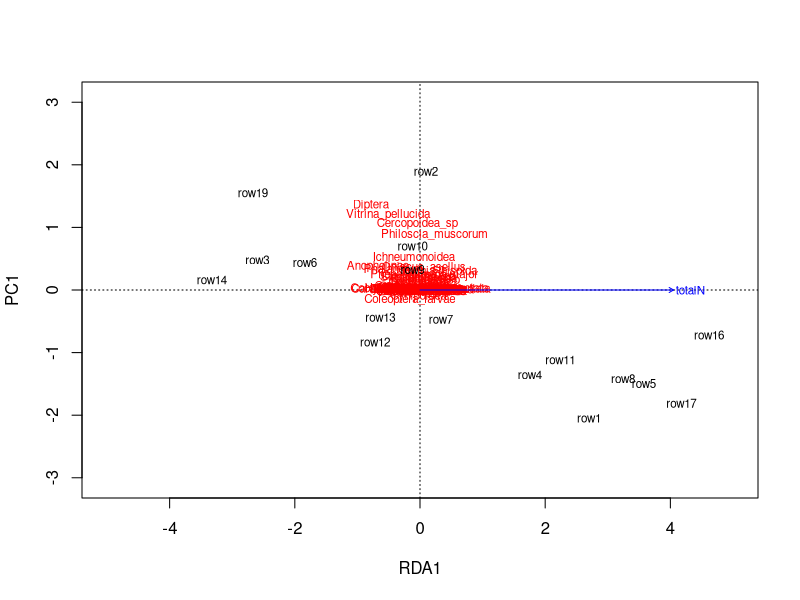
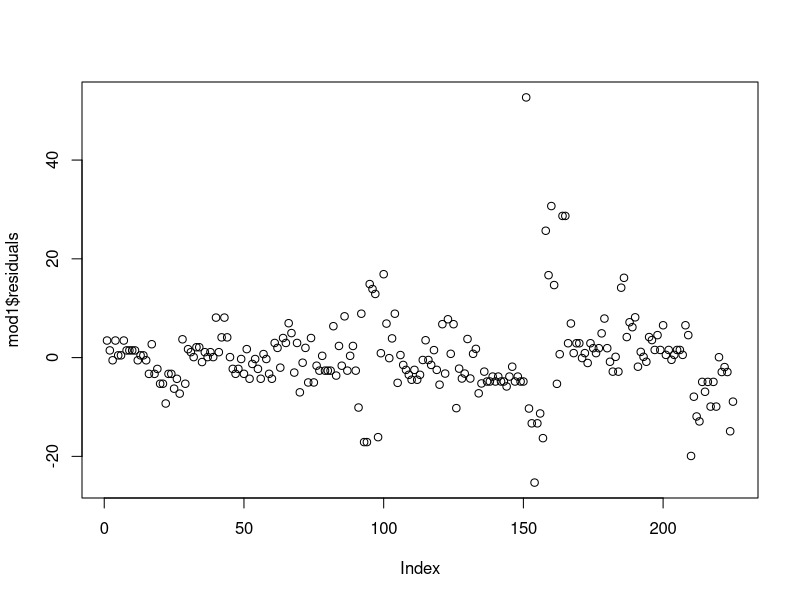
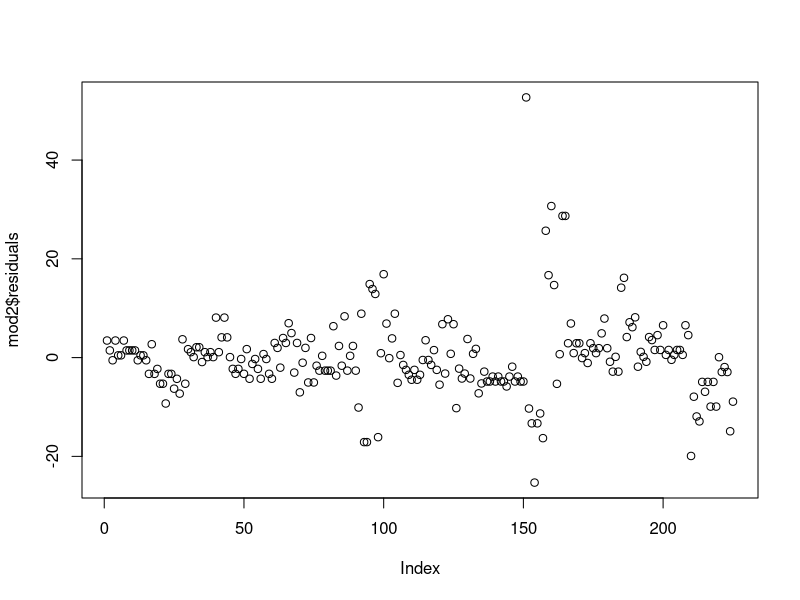

Write the R code that produced these figures, in order.
# For this week it's time to start exploring your own ideas and questions in R.
  # There are at least five options in the dataset to create the following comparisons.

# (Q1 - 12 pts) Use the dataset from the tutorial to complete one redundancy analysis (RDA) with variance partitioning on a different community (NOT the nematodes).
  # Explain the ecological importance of your significant predictor variables, or the importance if none are significant for your community.

# (Q2 - 12 pts) Then use the dataset from the tutorial to create a linear model related to your RDA. Try multiple predictors to find the best fit model.
  # Explain the ecological importance of the significant predictors, or lack of significant predictors.

# (Q3 - 6 pts) Provide a 3-4 sentence synthesis of how these results relate to one another and the value of considering both together for interpreting biotic-abiotic interactions.
library(vegan)
library(readxl)
setwd('C:/GitHub/Hauk71/code/week 9')


#Q1
abiotic.tibble <- read_excel("Penaetal_2016_data.xlsx", sheet = "Abiotic factors")

abiotic <- as.data.frame(abiotic.tibble)

head(abiotic)
tail(abiotic)
invert.tibble <- read_excel("Penaetal_2016_data.xlsx", sheet = "Invertebrate_community")

invert <- as.data.frame(invert.tibble)

head(invert)
tail(invert)


abiotic.names <- paste(abiotic$Parcel, abiotic$Land_Use)
abiotic$names <- abiotic.names

invert.names <- paste(invert$Parcel, invert$Land_Use)
invert$names <- invert.names



AB.means <- aggregate(x =abiotic, by = list(abiotic$names), FUN = 'mean')

IV.means <- aggregate(x = invert, by = list(invert$names), FUN = 'mean')


Iv.mean1 <- IV.means[-5,c(-1:-3,-73)]
Iv.mean2 <- as.data.frame(sapply(Iv.mean1, as.numeric))

AB.mean1 <- AB.means[,c(-1,-2,-3,-5,-6,-16)]
AB.mean2 <- as.data.frame(sapply(AB.mean1, as.numeric))


#RDA 
colnames(AB.mean2)
ord <- rda(Iv.mean2 ~ totalN, AB.mean2)
anova(ord)
plot(ord, ylim = c(-2,2), xlim = c(-5,5))
#This data shows that there is a significant difference between the variance of the model vs the residual. The plot shows that the toatlN is a limiting factor in this environment due to the lack of support from the data points. 

#Q2
plants.tibble <- read_excel("Penaetal_2016_data.xlsx", sheet = "Data_intro_exp_4_species")
plants <- as.data.frame(plants.tibble)
AB.mean2$Parcel <- unique(abiotic$Parcel)


soil.plants <- merge(AB.mean2, plants, by = "Parcel")
mod1 <- lm(Leaves ~ pH + totalN + Kalium + Magnesium + Ca + Al + TotalP + Land_use + Species_code,soil.plants)
summary(mod1)
anova(mod1)
AIC(mod1)
plot(mod1$residuals)

#Removing the unnecessary 
mod2 <- lm(Leaves ~ pH + totalN + Kalium + Species_code,soil.plants)
summary(mod2)
anova(mod2)
AIC(mod1,mod2)
plot(mod2$residuals)



#The data does not change to much due to the fact that there are data points that outweigh others or have a greater impact on the environment making the removal of these data points insignificant. 
#this can be seen with the removal of calcium and aluminum, where the total N is much more important and takes over most of the data points. This can also be seen in the environment because nitrogen is a limiting reagent in plants and other autographs, making it significantly more important the the uptake of Al.

#Q3
#These results relate to one another by emphasizing the significant and insignificant data. The data shows that the removal of certain smaller points played no major role or affect in the final output of the linear model. 
#The abiotic and biotic interactions throughout life are important even at the smallest levels, With some of these data points affecting abiotic factors, some neutrally like calcium, and others more significant like nitrogen intake, we are able to see how they ultimately impact biotic aspects of this world.
#Most abiotic factors have an impact on biotic for example plants need nitrogen to grow and the abiotic factors in the atmosphere help the nitrogen flow to be intake by the plants. 




